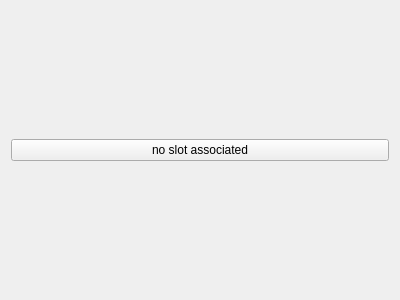
<?xml version="1.0" encoding="UTF-8"?>
<ui version="4.0">
 <class>TestForm</class>
 <widget class="QWidget" name="TestForm">
  <property name="geometry">
   <rect>
    <x>0</x>
    <y>0</y>
    <width>400</width>
    <height>300</height>
   </rect>
  </property>
  <property name="windowTitle">
   <string>Form</string>
  </property>
  <layout class="QGridLayout" name="gridLayout">
   <item row="0" column="0">
    <widget class="QPushButton" name="button">
     <property name="text">
      <string>no slot associated</string>
     </property>
    </widget>
   </item>
  </layout>
 </widget>
 <resources>
  <include location="res.rcc"/>
 </resources>
 <connections/>
 <slots>
  <slot>testSlot()</slot>
 </slots>
</ui>
